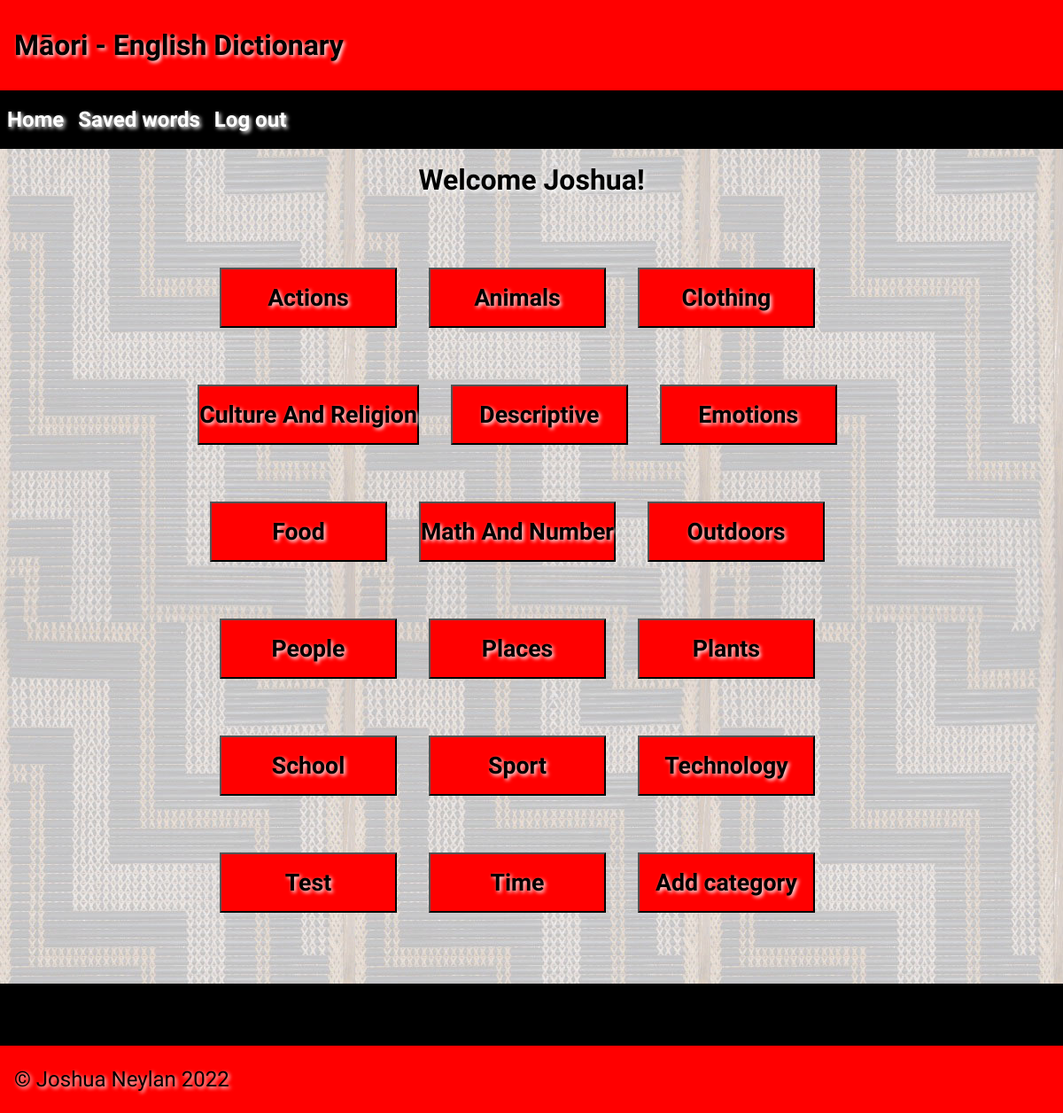
Screenshot of / (signed in) with the database file from the repository.
### tables this page shows
CREATE TABLE "Categories"
(
    id            INTEGER
        constraint categories_pk
            primary key autoincrement,
    category_name varchar(50)
);

### app.py (the view)
@app.route('/')
def render_home():
    category_list = query_executor("SELECT category_name, id FROM Categories", None, True)
    category_list = sorted(list(category_list))
    for i in range(len(category_list)):
        category_list[i] = [category_list[i][1], category_list[i][0]]
    return render_template("home.html", categories_with_ids=category_list, logged_in=is_logged_in(),
                           is_teacher=is_teacher(), first_name=session.get("first_name"))

### app.py (called while the page is built)
def create_connection(db_file):
    try:
        connection = sqlite3.connect(db_file)
        connection.execute("pragma foreign_keys=ON")
        return connection
    except Error as e:
        print(e)
    return None

def query_executor(query, variable_used_to_execute_query, return_values):
    con = create_connection(DB_NAME)
    cur = con.cursor()
    if variable_used_to_execute_query:
        cur.execute(query, variable_used_to_execute_query)
    elif not variable_used_to_execute_query:
        cur.execute(query)
    if return_values:
        values = cur.fetchall()
        con.close()
        return values
    if not return_values:
        con.commit()
    con.close()

def is_logged_in():
    if session.get("email") is None:
        return False
    return True

def is_teacher():
    if session.get("email") is None:
        return False
    return len(query_executor("SELECT id FROM Teachers WHERE user_id = ?", (session.get("user_id"),), True))

### templates/home.html (shortened to what this page needs)
{% extends 'base.html' %}
{% block heading %}Māori - English Dictionary{% endblock %}
{% block main %}
    <div class="centered_group">
        {% if logged_in %}
            <h1>Welcome {{first_name}}!</h1>
        {% endif %}
        {% for category_with_id in categories_with_ids %}
            <a href="/category/{{ category_with_id[0] }}"><button><h1>{{ category_with_id[1] }}</h1></button></a>
        {% endfor %}
        {% if is_teacher %}
             <a href="/addcategory"><button><h1>Add category</h1></button></a>
        {% endif %}
    </div>
{% endblock %}

### static/css/style.css (style rules this page uses)
* { font-family: Comfortaa, sans-serif; margin: 0; padding: 0; box-sizing: border-box; }
h1, h2, h3, h4 { padding: 1rem 0; font-family: 'Suez One', serif; color: #000; text-shadow: 2px 2px 4px #fff; }
a { color: #222; }
button { margin-top: 4rem; margin-right: 2rem; background-color: #ff0000; min-width: 200px; }
.centered_group { text-align: center; margin: auto; width: 70%; padding-bottom: 10vh; }

### rows the page displays
Categories: category_name "Actions"
Categories: category_name "Animals"
Categories: category_name "Clothing"
Categories: category_name "Culture And Religion"
Categories: category_name "Descriptive"
Categories: category_name "Emotions"
Categories: category_name "Food"
Categories: category_name "Math And Number"
Categories: category_name "Outdoors"
Categories: category_name "People"
Categories: category_name "Places"
Categories: category_name "Plants"
Categories: category_name "School"
Categories: category_name "Sport"
Categories: category_name "Technology"
Categories: category_name "Test"
Categories: category_name "Time"

### other values shown
{{ first_name }} "Joshua"
